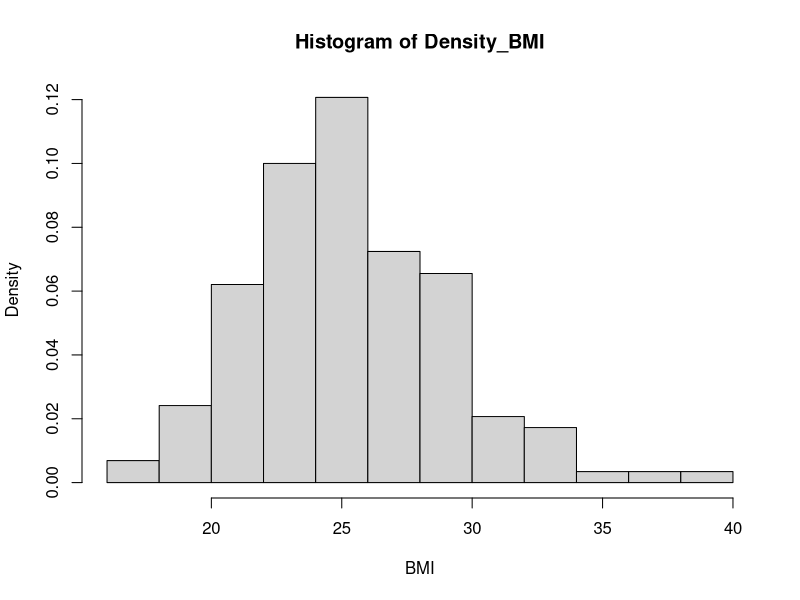

Here is the R script that generated this plot: (Note: this script raises an error after producing the figure.)

###########################################################################
## Sæt working directory

## I RStudio kan man nemt sætte working directory med menuen 
## "Session -> Set Working Directory -> To Source File Location" 
## Bemærk: i R bruges kun "/" til separering i stier 
## (altså ingen backslash).
setwd("C:\\Users\\bruger\\Desktop\\Mapper\\BMI Projekt\\bmi1")


###########################################################################
## Indlæs data

## Indlæs data fra bmi1_data.csv
D <- read.table("bmi1_data.csv", header=TRUE, sep=";", as.is=TRUE)


###########################################################################
## Simpel opsummering af data

## Dimensionen af D (antallet af rækker og søjler)
dim(D)
## Søjle-/variabelnavne
names(D)
## De første rækker/observationer
head(D)
## De sidste rækker/observationer
tail(D)
## Udvalgte opsummerende størrelser
summary(D)
## En anden type opsummering af datasættet
str(D)


###########################################################################
## Beregn BMI

## Beregn BMI og tilføj som ny variabel i D
Density_BMI <- D$weight/(D$height/100)^2


###########################################################################
## Histogram (empirisk tæthed)

## Histogram der beskriver den empiriske tæthed for BMI
## (histogram for BMI normaliseret så arealet er lig 1)
hist(Density_BMI, xlab="BMI", prob=TRUE)


###########################################################################
## Deldatasæt vha. 'subset'

## Opdel i to deldatasæt (hhv. kvinder og mænd)
Dfemale <- subset(D, gender == 0)
Dmale <- subset(D, gender == 1)


###########################################################################
## Density histogrammer for kvinder hhv. mænd

## Density histogrammer der beskriver den empiriske
## tæthed for BMI for hhv. kvinder og mænd
hist(Dfemale$bmi,main = "Histogram of Density Females BMI", xlab="BMI (kvinder)", prob=TRUE)


hist(Dmale$bmi, main = "Histogram of Density Males BMI", xlab="BMI (mænd)", prob=TRUE)


###########################################################################
## Boxplot opdelt efter køn

## Boxplot af BMI opdelt efter køn
boxplot(Dfemale$bmi, Dmale$bmi, names=c("Kvinder", "Mænd"), 
        xlab="Køn", ylab="BMI")


###########################################################################
## Opsummerende størrelser for BMI

## Antal observationer i alt
## (medregner ej eventuelle manglende værdier)
sum(!is.na(D$bmi))
## Stikprøvegennemsnit (ej kønsopdelt)
mean(D$bmi, na.rm=TRUE)
## Stikprøvevarians (ej kønsopdelt)
var(D$bmi, na.rm=TRUE)
## osv. 
##
## Argumentet 'na.rm=TRUE' sørger for at størrelsen
## udregnes selvom der eventuelt er manglende værdier


###########################################################################
## qq-plot til modelkontrol

## Ny variabel 'logbmi' med log-transformeret BMI
D$logbmi <- log(D$bmi)
## qq-plot for log-transformeret BMI
qqnorm(D$logbmi)
qqline(D$logbmi)


###########################################################################
## T-test for en enkelt stikprøve

## T-test for en enkelt stikprøve foretaget på log-transformeret BMI
t.test(D$logbmi, mu=log(25))


###########################################################################
## Konfidensinterval (KI) for middelværdi og median

## Udtag data kun for kvinder
Dfemale <- subset(D, gender == 0)
## KI for middelværdien af log-BMI for kvinder
KI <- t.test(Dfemale$logbmi, conf.level=0.95)$conf.int
KI
## Transformer tilbage for at få KI for median BMI for kvinder
exp(KI)


###########################################################################
## Welch t-test for sammenligning af to stikprøver

## Sammenligning af logBMI for kvinder og mænd
t.test(D$logbmi[D$gender == 0], D$logbmi[D$gender == 1])


###########################################################################
## Beregning af korrelation

## Beregning af korrelation mellem udvalgte variable
cor(D[,c("weight","fastfood","bmi")], use="pairwise.complete.obs")

  
###########################################################################
## Delmængder i R

## Ekstra bemærkning om måder at udtage delmænger i R
##
## En logisk (logical) vektor med sandt (TRUE) eller falsk (FALSE) for 
## hver værdi i en kolonne i D - f.eks: Find alle kvinder i datasættet
D$gender == 0
## Vektoren kan bruges til at udtage data for kvinderne
D[D$gender == 0, ]
## Alternativt kan man bruge funktionen 'subset'
subset(D, gender == 0)
## Mere komplekse logiske udtryk kan laves, f.eks.: 
## Find alle kvinder under 55 kg
subset(D, gender == 0 & weight < 55)


###########################################################################
## Flere R-tips

## Lav en for-løkke med beregning af et par opsummerende størrelser
## og gem resultatet i en ny data.frame
Tbl <- data.frame()
for(i in 0:1){
  Tbl[i+1, "mean"] <- mean(D$bmi[D$gender == i])
  Tbl[i+1, "var"] <- var(D$bmi[D$gender == i])
}
row.names(Tbl) <- c("Kvinder","Mænd")
## Se hvad der er i Tbl
Tbl

## I R er der endnu mere kortfattede måder sådanne udregninger kan 
## udføres. For eksempel
aggregate(D$bmi, by=list(D$gender), function(x){ 
  c(mean=mean(x), var=var(x)) 
})
## Se flere smarte funktioner med: ?apply, ?aggregate og ?lapply
## og for ekstremt effektiv databehandling se f.eks. pakkerne: dplyr,
## tidyr, reshape2 og ggplot2.

## LaTeX tips:
##
## R-pakken "xtable" kan generere LaTeX tabeller og skrive dem direkte 
## ind i en fil, som derefter kan inkluderes i et .tex dokument.
## 
## R-pakken "knitr" kan anvendes meget elegant til at lave et .tex 
## dokument der inkluderer R-koden direkte i dokumentet. Dette 
## dokument og bogen er lavet med knitr.
